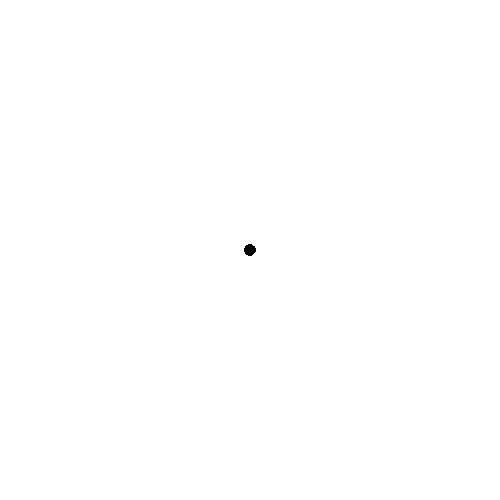
Frame 1 (no input)
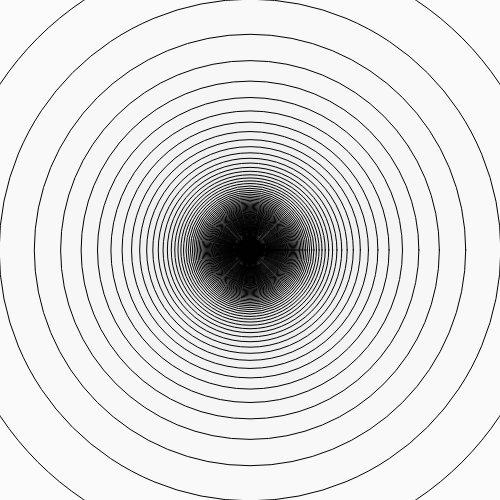
Frame 60 (no input)
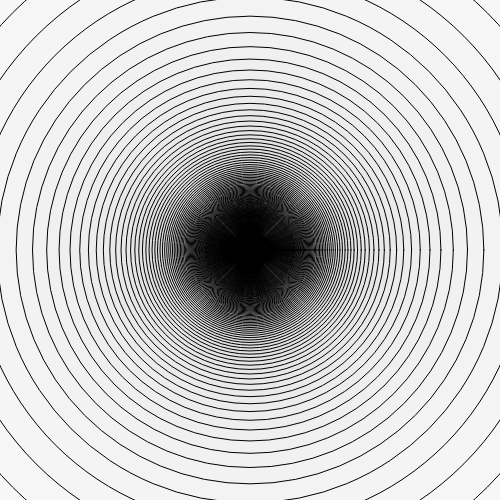
Frame 120 (the mouse pressed at the canvas centre since frame 60)

The p5.js sketch that drew these frames (run headless with seeded random() and noise() and a simulated clock; from frame 60 on, the mouse is pressed at the canvas centre):

// p5.js sketch
// ── sketch.js
let growSpeed = 10;
let diameters = [];

function setup() {
    createCanvas(500, 500);
    for (let i = 0; i < 255; i++) {
        diameters.push(10);
    }
}

function draw() {
    background(255);

    for (let i = 0; i < 255; i++) {
        fill(255 - i);
        ellipse(250, 250, diameters[i]);

        diameters[i] += (growSpeed * 5) / i;
    }
}
